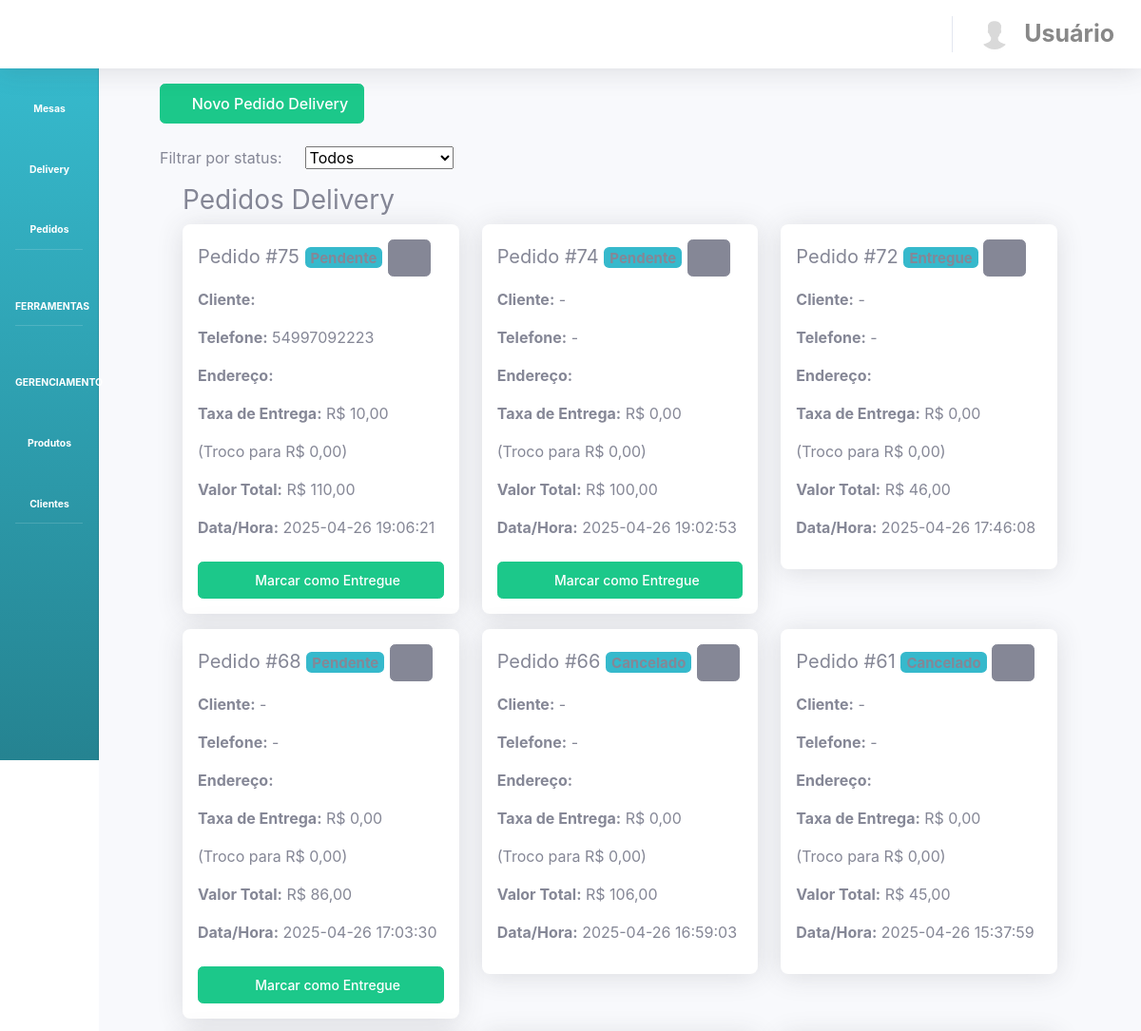
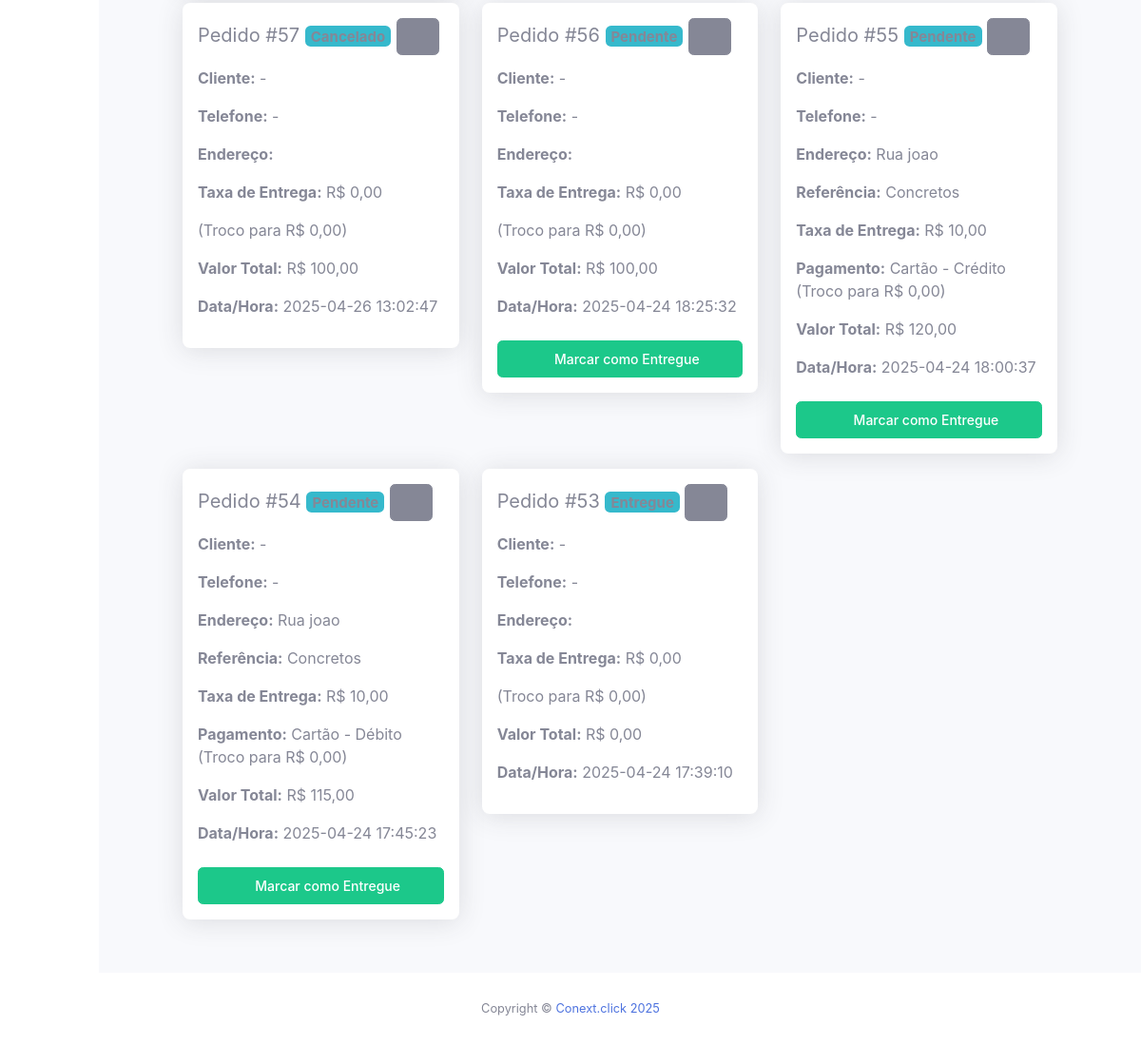
Before: /?view=delivery (signed in) with the older database file (2 pictures, top to bottom).
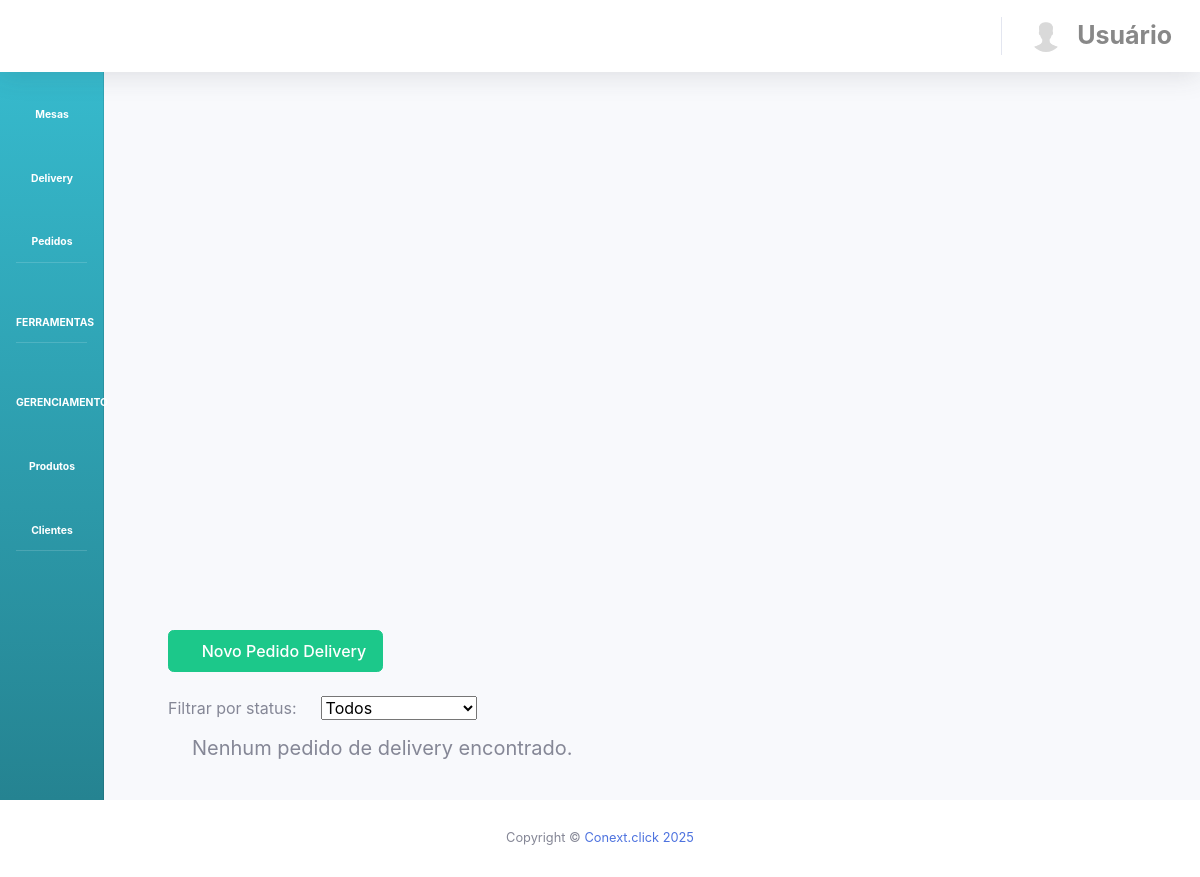
After: the same page with the newer database file.
### tables this page shows
CREATE TABLE `pedido` (
  `idpedido` int NOT NULL,
  `idmesa` int DEFAULT NULL,
  `cliente` varchar(255) DEFAULT NULL,
  `delivery` tinyint(1) DEFAULT '0',
  `endereco_entrega` text,
  `ponto_referencia` varchar(255) DEFAULT NULL,
  `telefone_cliente` varchar(20) DEFAULT NULL,
  `data` date NOT NULL,
  `hora_pedido` time NOT NULL,
  `hora_saida_entrega` time DEFAULT NULL,
  `hora_entrega` time DEFAULT NULL,
  `status` varchar(50) NOT NULL DEFAULT 'Pendente',
  `valor_total` decimal(10,2) DEFAULT '0.00',
  `taxa_entrega` decimal(10,2) DEFAULT '0.00',
  `forma_pagamento` varchar(50) DEFAULT NULL,
  `troco_para` decimal(10,2) DEFAULT NULL,
  `entregador_id` int DEFAULT NULL,
  `observacao` text,
  `usuario_id` int DEFAULT NULL,
  `tipo` varchar(20) DEFAULT 'mesa',
  `cliente_id` int DEFAULT NULL
);

CREATE TABLE `clientes` (
  `id` int NOT NULL,
  `nome` varchar(255) NOT NULL,
  `endereco` varchar(255) NOT NULL,
  `bairro` varchar(100) DEFAULT NULL,
  `cidade` varchar(100) DEFAULT NULL,
  `estado` varchar(50) DEFAULT NULL,
  `complemento` varchar(100) DEFAULT NULL,
  `cep` varchar(20) DEFAULT NULL,
  `ponto_referencia` varchar(100) DEFAULT NULL,
  `tel1` varchar(20) DEFAULT NULL,
  `tel2` varchar(20) DEFAULT NULL,
  `email` varchar(100) DEFAULT NULL,
  `cpf_cnpj` varchar(30) DEFAULT NULL,
  `rg` varchar(30) DEFAULT NULL,
  `condominio` varchar(100) DEFAULT NULL,
  `bloco` varchar(50) DEFAULT NULL,
  `apartamento` varchar(50) DEFAULT NULL,
  `local_entrega` varchar(100) DEFAULT NULL,
  `observacoes` varchar(255) DEFAULT NULL
);

### MVC/CLASSES/system.class.php (called while the page is built, shortened)
<?php
class System {
	public function __construct($view) {
		$this->config = Config::getInstance();
		$viewPath = ROOT_PATH . "/MVC/VIEWS/{$view}.php";
		try {
			include($viewPath);
			include(ROOT_PATH . "/MVC/COMMON/layout.php");
		} catch (Exception $e) {
			error_log("Erro ao carregar view: " . $e->getMessage());
			if (ob_get_level()) ob_end_clean();
			$_SESSION['msg'] = "<div class='alert alert-danger'>Erro ao carregar a página: " . htmlspecialchars($e->getMessage()) . "</div>";
			header("Location: " . $this->config->url('index.php?view=error'));
			exit;
		}
	}
}

### MVC/VIEWS/delivery.php (the view, shortened to what this page needs)
<?php
include_once(__DIR__ . '/../MODEL/conexao.php');
$status_options = ['Todos', 'Pendente', 'Em Preparo', 'Saiu para Entrega', 'Entregue', 'Cancelado'];
$selected_status = isset($_GET['status']) ? $_GET['status'] : 'Todos';
?>
<div class="container-fluid">
    <div class="row mb-4">
        <div class="col-12 text-end">
            <a href="?view=gerar_pedido_delivery" class="btn btn-success">
                <i class="fas fa-plus-circle"></i> Novo Pedido Delivery
            </a>
        </div>
    </div>
    <form method="get" action="" class="row g-2 align-items-center mb-3" onsubmit="this.action='?view=delivery&status='+document.getElementById('status').value;">
        <div class="col-auto">
            <label for="status" class="form-label mb-0">Filtrar por status:</label>
        </div>
        <div class="col-auto">
            <select name="status" id="status" class="form-select" onchange="this.form.submit()">
                <?php foreach ($status_options as $opt): ?>
                    <option value="<?php echo $opt; ?>" <?php if ($selected_status == $opt) echo 'selected'; ?>><?php echo $opt; ?></option>
                <?php endforeach; ?>
            </select>
</div>
    </form>
    <div id="delivery-list">
<?php
        $where = "(p.tipo = 'delivery' OR p.endereco_entrega IS NOT NULL)";
        $sql = "SELECT p.*, c.nome as cliente_nome, c.tel1 as cliente_tel, c.endereco as cliente_endereco, c.bairro as cliente_bairro, c.cidade as cliente_cidade, c.estado as cliente_estado
                FROM pedido p
                LEFT JOIN clientes c ON p.cliente_id = c.id
                WHERE $where
                ORDER BY p.data DESC, p.hora_pedido DESC";
        $result = mysqli_query($conn, $sql);
        if ($result && mysqli_num_rows($result) > 0) {
            echo '<div class="container-fluid mb-4"><h3>Pedidos Delivery</h3>';
            echo '<div class="row">';
            while ($pedido = mysqli_fetch_assoc($result)) {
                echo '<div class="col-md-6 col-lg-4 mb-3">';
                echo '<div class="card shadow">';
                echo '<div class="card-body">';
                echo '<h5 class="card-title">Pedido #'.$pedido['idpedido'].' <span class="badge bg-info">'.htmlspecialchars($pedido['status']).'</span>';
                echo ' <button class="btn btn-secondary btn-sm ms-2" onclick="imprimirPedidoDelivery('.$pedido['idpedido'].')"><i class="fas fa-print"></i></button>';
                echo '</h5>';
                echo '<p><strong>Cliente:</strong> '.htmlspecialchars($pedido['cliente_nome'] ?? $pedido['nome_cliente'] ?? '-').'</p>';
                echo '<p><strong>Telefone:</strong> '.htmlspecialchars($pedido['cliente_tel'] ?? $pedido['telefone'] ?? '-').'</p>';
                echo '<p><strong>Endereço:</strong> '.htmlspecialchars($pedido['endereco_entrega'] ?? $pedido['cliente_endereco'] ?? '-');
                echo '</p>';
                if (!empty($pedido['ponto_referencia'])) echo '<p><strong>Referência:</strong> '.htmlspecialchars($pedido['ponto_referencia']).'</p>';
                if (!empty($pedido['taxa_entrega'])) echo '<p><strong>Taxa de Entrega:</strong> R$ '.number_format($pedido['taxa_entrega'],2,',','.').'</p>';
                if (!empty($pedido['forma_pagamento'])) echo '<p><strong>Pagamento:</strong> '.htmlspecialchars($pedido['forma_pagamento']);
                if (!empty($pedido['troco_para'])) echo ' (Troco para R$ '.number_format($pedido['troco_para'],2,',','.').')';
                echo '</p>';
                echo '<p><strong>Valor Total:</strong> R$ '.number_format($pedido['valor_total'],2,',','.').'</p>';
                echo '<p><strong>Data/Hora:</strong> '.htmlspecialchars($pedido['data']).' '.htmlspecialchars($pedido['hora_pedido']).'</p>';
                if ($pedido['status'] != 'Entregue' && $pedido['status'] != 'Finalizado' && $pedido['status'] != 'Cancelado') {
                    echo '<button class="btn btn-success btn-sm mt-2 w-100" onclick="marcarEntregue('.$pedido['idpedido'].')"><i class="fas fa-check"></i> Marcar como Entregue</button>';
                }
                echo '</div></div></div>';
            }
            echo '</div></div>';
        } else {
            echo '<div class="container-fluid mb-4"><h5>Nenhum pedido de delivery encontrado.</h5></div>';
        }
        ?>
	</div>
</div>

Changed rows visible on the page:
removed pedido: idpedido "75", cliente.tel1 "54997092223", taxa_entrega "10,00", troco_para "0,00", valor_total "110,00", data "2025-04-26", hora_pedido "19:06:21"
removed pedido: idpedido "74", cliente_nome "-", cliente_tel "-", taxa_entrega "0,00", troco_para "0,00", valor_total "100,00", data "2025-04-26", hora_pedido "19:02:53"
removed pedido: idpedido "72", cliente_nome "-", cliente_tel "-", taxa_entrega "0,00", troco_para "0,00", valor_total "46,00", data "2025-04-26", hora_pedido "17:46:08"
removed pedido: idpedido "68", cliente_nome "-", cliente_tel "-", taxa_entrega "0,00", troco_para "0,00", valor_total "86,00", data "2025-04-26", hora_pedido "17:03:30"
removed pedido: idpedido "66", cliente_nome "-", cliente_tel "-", taxa_entrega "0,00", troco_para "0,00", valor_total "106,00", data "2025-04-26", hora_pedido "16:59:03"
removed pedido: idpedido "61", cliente_nome "-", cliente_tel "-", taxa_entrega "0,00", troco_para "0,00", valor_total "45,00", data "2025-04-26", hora_pedido "15:37:59"
removed pedido: idpedido "57", cliente_nome "-", cliente_tel "-", taxa_entrega "0,00", troco_para "0,00", valor_total "100,00", data "2025-04-26", hora_pedido "13:02:47"
removed pedido: idpedido "56", cliente_nome "-", cliente_tel "-", taxa_entrega "0,00", troco_para "0,00", valor_total "100,00", data "2025-04-24", hora_pedido "18:25:32"
removed pedido: idpedido "55", cliente_nome "-", cliente_tel "-", endereco_entrega "Rua joao", ponto_referencia "Concretos", taxa_entrega "10,00", forma_pagamento "Cartão - Crédito", troco_para "0,00", valor_total "120,00", data "2025-04-24", hora_pedido "18:00:37"
removed pedido: idpedido "54", cliente_nome "-", cliente_tel "-", endereco_entrega "Rua joao", ponto_referencia "Concretos", taxa_entrega "10,00", forma_pagamento "Cartão - Débito", troco_para "0,00", valor_total "115,00", data "2025-04-24", hora_pedido "17:45:23"
removed pedido: idpedido "53", cliente_nome "-", cliente_tel "-", taxa_entrega "0,00", troco_para "0,00", valor_total "0,00", data "2025-04-24", hora_pedido "17:39:10"
Other visible differences:
text no longer shown: "Pedidos Delivery"
text now shown: "Nenhum pedido de delivery encontrado."
